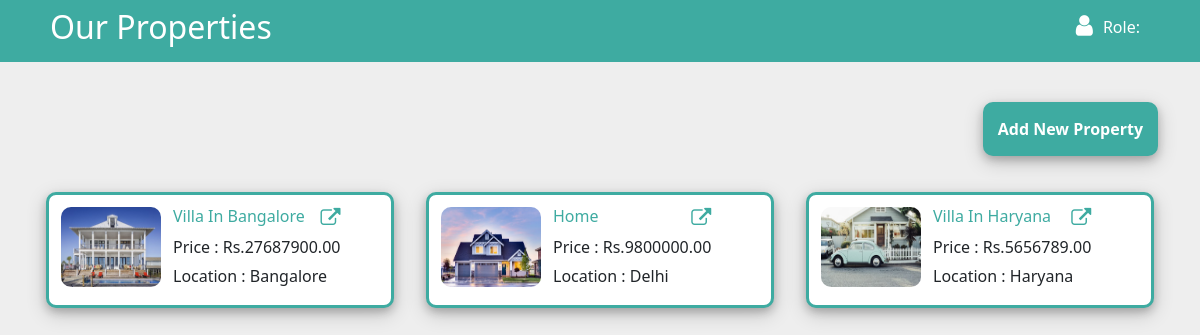
The app's page /project_mng.php with its own data.
### tables this page shows
CREATE TABLE `properties` (
  `id` int(11) NOT NULL,
  `name` varchar(255) NOT NULL,
  `location` varchar(255) DEFAULT NULL,
  `price` decimal(10,2) DEFAULT NULL,
  `description` text DEFAULT NULL,
  `image_path` varchar(255) DEFAULT NULL
);

### project_mng.php (the view, shortened to what this page needs)
<?php
include("conn.php");
$sql = "SELECT * FROM properties";
$result = mysqli_query($conn, $sql);
?>
<!DOCTYPE html>
<html lang="en">
<head>
    <link rel="stylesheet" href="./assets/css/project.css">
    <link href="https://cdn.jsdelivr.net/npm/bootstrap@5.0.2/dist/css/bootstrap.min.css" rel="stylesheet">
    <link rel="stylesheet" href="https://cdnjs.cloudflare.com/ajax/libs/font-awesome/4.7.0/css/font-awesome.min.css">
</head>
<body>
    <header>
        <div class="header2">
            <div class="header-left">
                <h2>Our Properties</h2>
            </div>
            <div class="header-right">
                <div class="user-dropdown">
                    <div class="userid">
                        <i class='fa fa-user' class="user-icon"></i>
                        <h5>Role: <?php echo $_SESSION["user_role"]; ?></h5>
                    </div>
                </div>
            </div>
        </div>
    </header>
    <section class="dashboard">
        <div class="container">
            <div class="row">
                <div class="top col-md-12">
                    <button><a type="button" data-bs-toggle="modal" data-bs-target="#myModal">Add New Property</a></button>
                </div>
                <?php
                    if ($result) {
                        while ($row = mysqli_fetch_assoc($result)) {
                            $id = $row['id'];
                            $name = $row['name'];
                            $location = $row['location'];
                            $price = $row['price'];
                            $imagePath = $row['image_path'];
                            ?>
                <div class="p-3 col-xl-4 col-md-6 col-sm-12">
                    <div class="card">
                        <div style="display:flex">
                            <img src="<?php echo $imagePath; ?>" alt="1">
                            <div class="text">
                                <div class="first">
                                    <h5><?php echo $name; ?></h5>
                                    <a href="project_mng-details.php?id=<?php echo $id; ?>"><i class="fa fa-external-link"></i></a>
                                </div>
                                <p>Price : Rs.<?php echo $price; ?></p>
                                <p>Location : <?php echo $location; ?></p>
                            </div>
                        </div>
                    </div>
                </div>
                <?php
                        }
                    } else {
                        echo "No properties found.";
                    }
                    ?>
            </div>
        </div>
    </section>
</body>
</html>

### assets/css/project.css (style rules this page uses)
* { padding: 0; margin: 0; }
body { font-family: Arial, Helvetica, sans-serif; background-color: #eee !important; }
header { background-color: #3eaba1; }
header .header2 { display: flex; justify-content: space-between; align-items: center; padding:0px 50px; }
.header-left h2 { padding-top: 8px; padding-bottom: 8px; color:white; }
.header2 .header-right .user-dropdown .userid { display: flex; }
.header2 .header-right .user-dropdown i { font-size: 24px; cursor: pointer; color:white; }
.header2 .header-right .user-dropdown h5 { font-size: 16px; color:white; padding:5px 10px; }
.container { padding-top:40px !important; }
.dashboard .top { padding-bottom: 20px; }
.dashboard .top button { border-radius: 10px; padding:15px; background-color: #3eaba1; border:none; float: right; font-weight: bold; box-shadow: 0 4px 8px 0 rgba(0, 0, 0, 0.2), 0 6px 20px 0 rgba(0, 0, 0, 0.19); }
.dashboard .top button a { color:white; text-decoration: none; }
.dashboard .card { background-color: white; padding:12px; border: 3px solid #3eaba1; border-radius: 10px; box-shadow: 0 4px 8px 0 rgba(0, 0, 0, 0.2), 0 6px 20px 0 rgba(0, 0, 0, 0.19); }
.dashboard .card img { max-width: 100px; border-radius: 10px; max-height: 80px; }
.dashboard .card .text { padding-left: 12px; }
.dashboard .card .text p { margin-bottom:5px; }
.dashboard .card .text .first { display:flex; justify-content: space-between; }
.dashboard .card .text .first h5 { font-size: 16px; color:#3eaba1 }
.dashboard .card .text .first i { color:#3eaba1; font-size: 20px; }

### records on screen
properties: image_path (picture), name "Villa In Bangalore", price "27687900.00", location "Bangalore"
properties: image_path (picture), name "Home", price "9800000.00", location "Delhi"
properties: image_path (picture), name "Villa In Haryana", price "5656789.00", location "Haryana"
